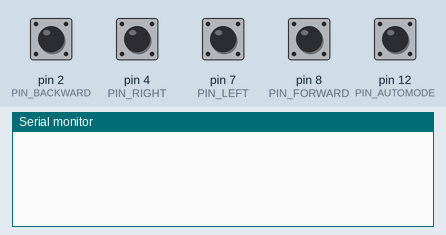
Recording of a sketch running on a simulated Arduino Uno, built with avr-gcc and run on an emulated ATmega328P. Parts: the last lines printed to the serial monitor. Inputs (shaded band) come from the test bench; at power-on: pin 2 (PIN_BACKWARD), pin 4 (PIN_RIGHT), pin 7 (PIN_LEFT), pin 8 (PIN_FORWARD), pin 12 (PIN_AUTOMODE) HIGH. No radio packets arrive unless stated.

Above: at 1.2 s.
1.3 s: pin 2 (PIN_BACKWARD) pulled LOW for 0.15 s
At 2.2 s:
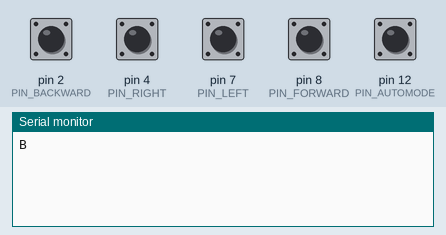
2.9 s: pin 4 (PIN_RIGHT) pulled LOW for 0.15 s
At 3.4 s:
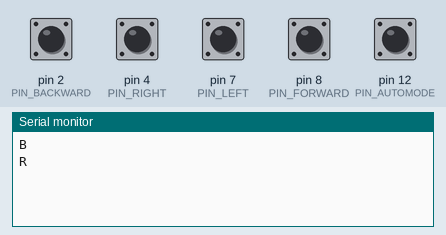
4.5 s: pin 7 (PIN_LEFT) pulled LOW for 0.15 s
At 5.7 s:
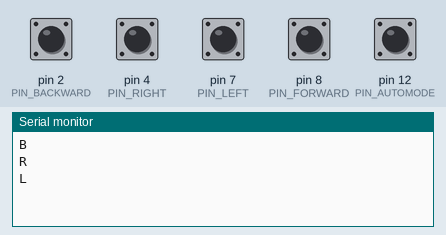
6.1 s: pin 8 (PIN_FORWARD) pulled LOW for 0.15 s
At 7.0 s:
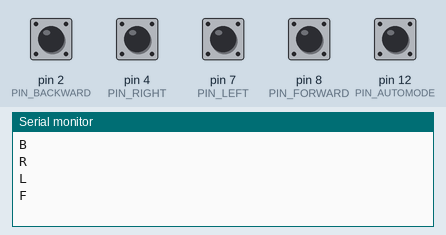
7.7 s: pin 12 (PIN_AUTOMODE) pulled LOW for 0.15 s
At 8.3 s:
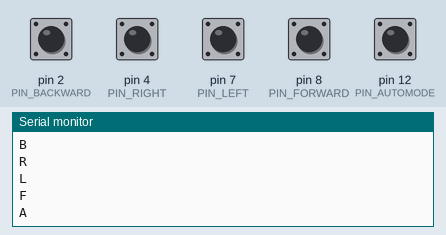

Measured:
- after the input at 1.3 s, the serial monitor: prints a new line at once (image 1)
- after the input at 2.9 s, the serial monitor: prints a new line at once (image 2)
- after the input at 4.5 s, the serial monitor: prints a new line at once (image 3)
- after the input at 6.1 s, the serial monitor: prints a new line at once (image 4)
- after the input at 7.7 s, the serial monitor: prints a new line at once (image 5)

The sketch:

Telecommande.ino
```cpp
// On charge la librairie VirtualWire afin de pouvoir réaliser une communication
// sans fil via notre émetteur 433MHz.
#include <VirtualWire.h>

// On défini les occurences dont on aura besoin.
#define PIN_LED 13
#define PIN_DATA 6
#define PIN_AUTOMODE 12
#define PIN_FORWARD 8
#define PIN_RIGHT 4
#define PIN_BACKWARD 2
#define PIN_LEFT 7
#define DELAY 250
#define SPEED 1000

// On défini les caractères à envoyer en fonction des actions à entreprendre.
const char *automode = "A"; // Mode automatique
const char *forward = "F"; // Avancer
const char *right = "R"; // Tourner à droite
const char *backward = "B"; // Reculer
const char *left = "L"; // Tourner à gauche

// Initialisation de notre programme,, ne s'exécute qu'une seule fois au démarrage.
void setup()
{

  Serial.begin(9600);

  // On défini les entrées qui seront utilisées pour notre bouton poussoir.
  pinMode(PIN_AUTOMODE, INPUT_PULLUP); // Bouton "mode automatique"
  pinMode(PIN_FORWARD, INPUT_PULLUP); // Bouton "avancer"
  pinMode(PIN_BACKWARD, INPUT_PULLUP); // Bouton "reculer"
  pinMode(PIN_RIGHT, INPUT_PULLUP); // Bouton "tourner à droite"
  pinMode(PIN_LEFT, INPUT_PULLUP); // Bouton "tourner à gauche"

  // Bits par seconde (nous pouvons le modifier mais cela modifiera la portée).
  // On choisi 1000bps puisque c'est le meilleur ratio afin d'obtenir une portée
  // conséquente et une bonne qualité de transmission.
  vw_setup(SPEED);

  // On défini l'entrée sur laquelle on reliera la broche DATA de l'émetteur.
  vw_set_tx_pin(PIN_DATA);
}

// Boucle de notre programme, s'exécute en boucle.
void loop()
{

  // Si un appui est détecté sur le bouton "mode automatique".
  if (digitalRead(PIN_AUTOMODE) == LOW)
  {
    Serial.println(automode);
    digitalWrite(PIN_LED, HIGH);
    vw_send((uint8_t *)automode, strlen(automode));
    vw_wait_tx();
    digitalWrite(PIN_LED, LOW);
    delay(DELAY);
  }

  // Si un appui est détecté sur le bouton "avancer".
  else if (digitalRead(PIN_FORWARD) == LOW)
  {
    Serial.println(forward);
    digitalWrite(PIN_LED, HIGH);
    vw_send((uint8_t *)forward, strlen(forward));
    vw_wait_tx();
    digitalWrite(PIN_LED, LOW);
    delay(DELAY);
  }

  // Si un appui est détecté sur le bouton "reculer".
  else if (digitalRead(PIN_BACKWARD) == LOW)
  {
    Serial.println(backward);
    digitalWrite(PIN_LED, HIGH);
    vw_send((uint8_t *)backward, strlen(backward));
    vw_wait_tx();
    digitalWrite(PIN_LED, LOW);
    delay(DELAY);
  }

  // Si un appui est détecté sur le bouton "tourner à droite".
  else if (digitalRead(PIN_RIGHT) == LOW)
  {
    Serial.println(right);
    digitalWrite(PIN_LED, HIGH);
    vw_send((uint8_t *)right, strlen(right));
    vw_wait_tx();
    digitalWrite(PIN_LED, LOW);
    delay(DELAY);
  }

  // Si un appui est détecté sur le bouton "tourner à gauche".
  else if (digitalRead(PIN_LEFT) == LOW)
  {
    Serial.println(left);
    digitalWrite(PIN_LED, HIGH);
    vw_send((uint8_t *)left, strlen(left));
    vw_wait_tx();
    digitalWrite(PIN_LED, LOW);
    delay(DELAY);
  }

}
```
